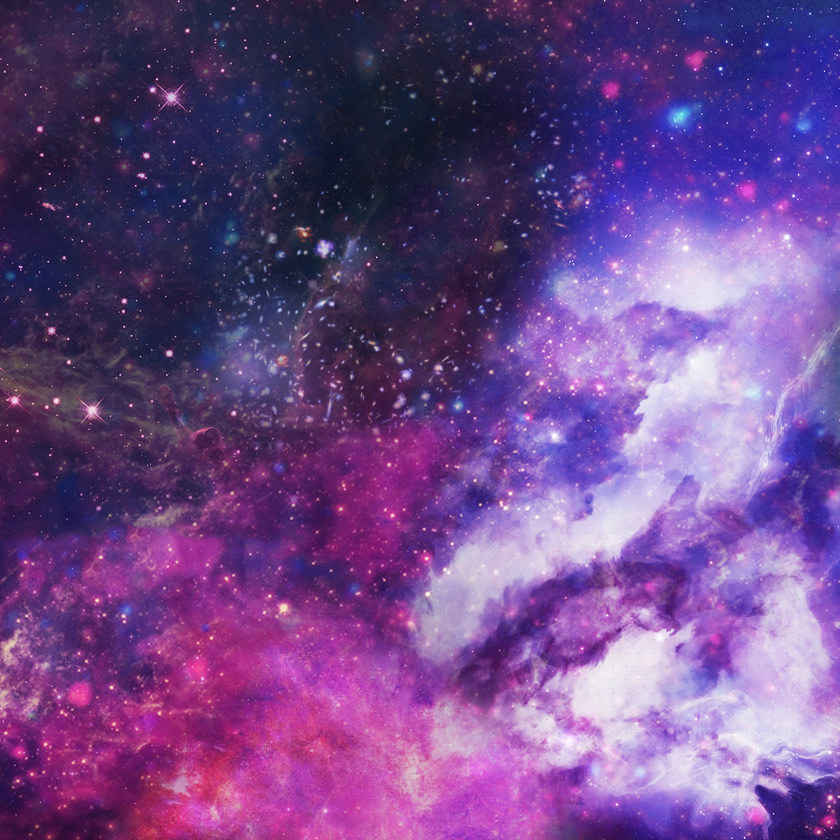
#> input picture hackit2016/stego/mozambique-1magePr1son/planet.png, 840 x 840 px, shrunk from 1513 x 1513 before the run
$ python ls.py   (Python 2 division)
#> lines starting #> are read from the running program, lines starting #| are printed output that depends on the picture
#! /usr/local/bin/python
#-*- coding: utf-8 -*-

from PIL import Image
import string


chall = Image.open("planet.png")
#> chall is the input picture: PIL image 840x840 RGB; mean R, G, B 110, 72, 136.6
l,h = chall.size
#> l = 840; h = 840
pix_chall = chall.load()
red = ""
blue= ""
green = ""
buffer = ""
img = Image.new( 'RGB', (63,63))
#> img: PIL image 63x63 RGB; every value is 0
outpix = img.load()

i = 0
j = 0
for y in range(0,h, 24):
	for x in range(0,l,24):
		print i, j
		r,g,b = pix_chall[x,y]
		try:
			outpix[i,j] = (r, g, b)
		except:
			print ""
		i = i +1
	j = j + 1
	i = 0
#> after the loop, j = 35
img.save('outgrid.png')
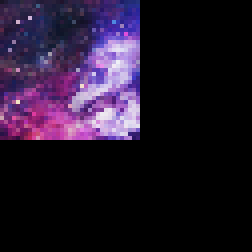
#> saved as outgrid.png: PIL image 63x63 RGB (shown 4 times larger); mean R, G, B 33.5, 22, 41.6
